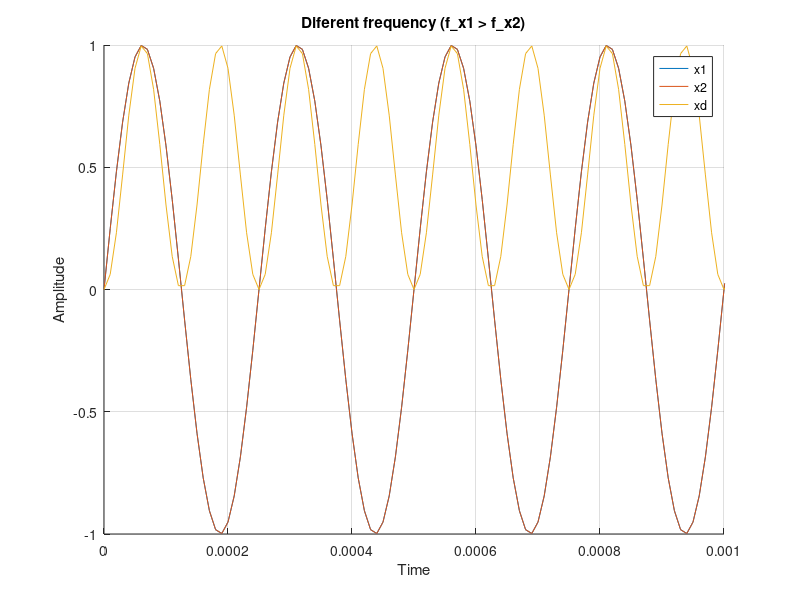
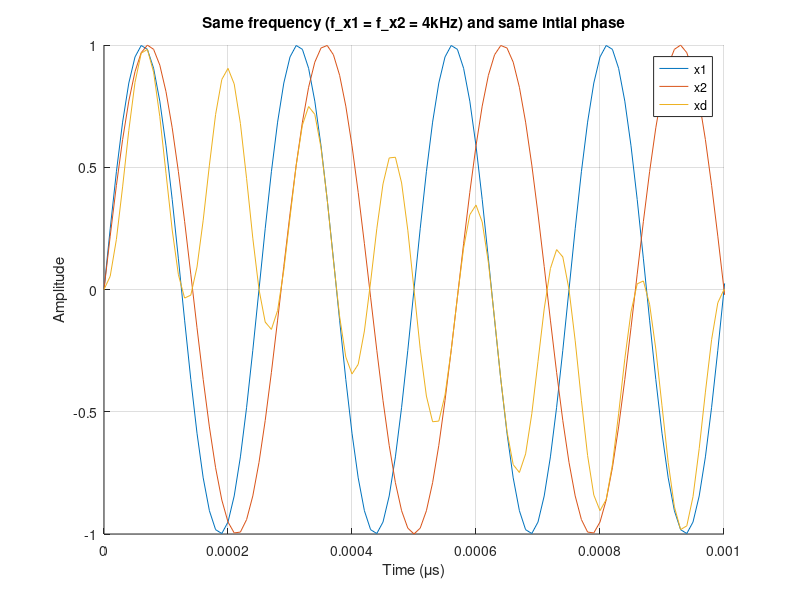
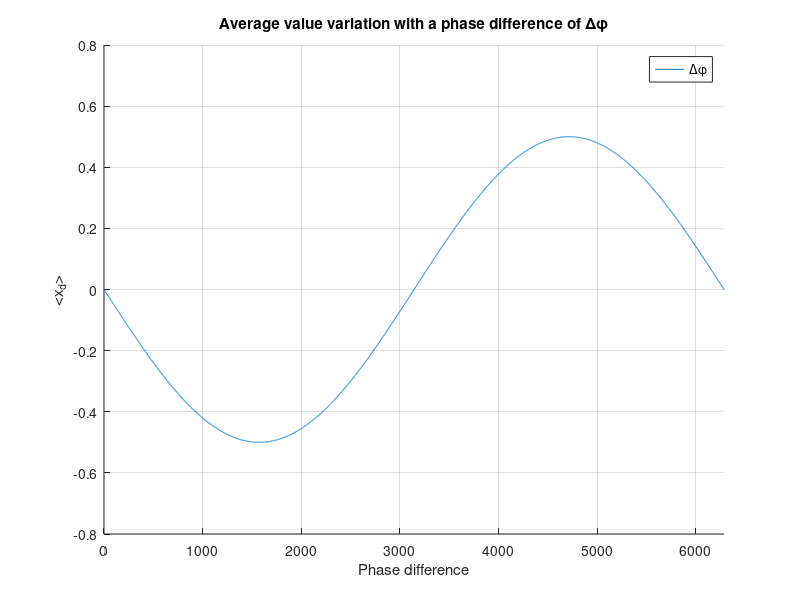

Recreate these plots in MATLAB, in order.
close all;
clear;

t = 0:0.00001:1;

A1 = 1;
A2 = 1;

%--------------------------------------------------------
f1 = 4000;
f2 = 4000;
phi2 = -pi/2;

x1 = A1 * sin(2*pi*f1*t);
x2 = A2 * cos(2*pi*f2*t + phi2);

xd = x1 .* x2;

xd_mean = mean(xd);

figure(1);
hold on;
grid on;
plot(t, x1);
plot(t, x2);
plot(t, xd);
xlim([0 0.001])
xlabel('Time');
ylabel('Amplitude');
legend({'x1', 'x2', 'xd'});
title('Diferent frequency (f\_x1 > f\_x2)');

%--------------------------------------------------------
f1 = 4000;
f2 = 3500;
phi2 = -pi/2;

x1 = A1 * sin(2*pi*f1*t);
x2 = A2 * cos(2*pi*f2*t + phi2);

xd = x1 .* x2;

xd_mean = mean(xd);

figure(2);
hold on;
grid on;
plot(t, x1);
plot(t, x2);
plot(t, xd);
xlim([0 0.001]);
xlabel('Time (\mus)');
ylabel('Amplitude');
legend({'x1', 'x2', 'xd'});
title(['Same frequency (f\_x1 = f\_x2 = 4kHz)' ...
    ' and same intial phase']);

%---------------------------------------------------------

f1 = 4000;
f2 = 4000;
phi2 = 0;

x1 = A1 * sin(2*pi*f1*t);

xd_mean_v = zeros(1, 7000);
i=1;

for phy = 0:0.001:2*pi
    x2 = A2 * cos(2*pi*f2*t + phi2 + phy);
   
    xd = x1 .* x2;
    
    xd_mean_v(i) = mean(xd);
    i = i+1;
end    

figure(3);
hold on;
grid on;
plot(xd_mean_v);
xlim([0 i-1]);
xlabel('Phase difference');
ylabel('<x_d>');
legend({'\Delta\phi'});
title('Average value variation with a phase difference of \Delta\phi');
%editar os ticks horizontais para {(0, 0), (3142 \pi)(6283 2\pi)}
